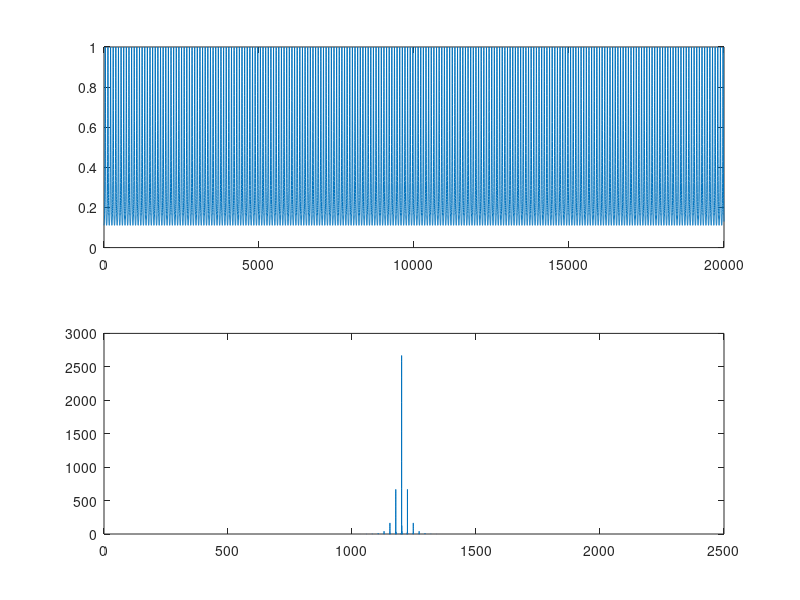

Here is the MATLAB script that generated this plot:
a=0.8;
N=2.4e4;2^nextpow2(1e4);
t=linspace(0,2e4,N);
Omg = 0.0741;

dm = (1-a)./(1+a*cos(Omg*t));%.*exp(-i*Omg*t);

subplot(2,1,1);plot(t,dm);
fdm = fftshift(fft(dm,10*N));
Pfdm = fdm.* conj(fdm) /N;
f = N/100*(1:10*N)/N; 
subplot(2,1,2);plot(f,Pfdm);

